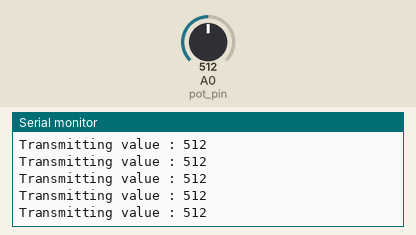
Recording of a sketch running on a simulated Arduino Uno, built with avr-gcc and run on an emulated ATmega328P. Shown: the last lines printed to the serial monitor. The inputs (shaded band) are chosen by the test bench; at power-on: A0 (pot_pin) = 512. No radio packets arrive unless stated.

Above: at 1.2 s.
1.3 s: A0 (pot_pin) set to 111
At 2.1 s:
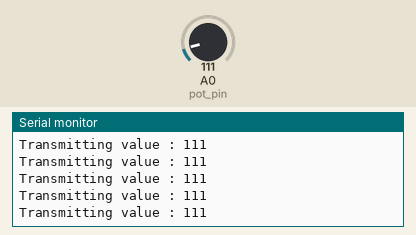
4.3 s: A0 (pot_pin) set to 94
At 5.3 s:
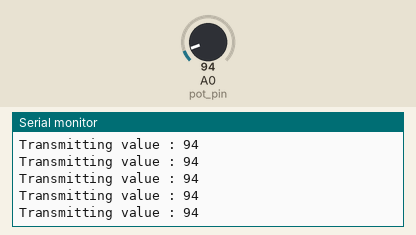
Timing chart, 0 to 7.3 s (numbered marks = the images above; inputs shaded):
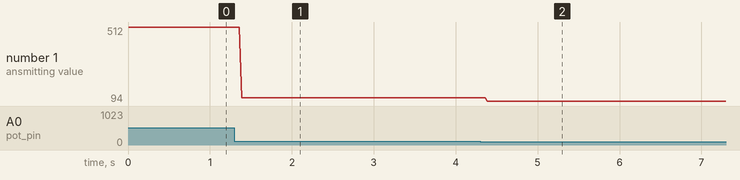

The sketch:

tx.ino
```cpp
/***********************************************
Transmitter
 *                                             *
           NRF 24L01 Connection
            VCC  -> 3.3 V
            GND  -> GND
            SCK  -> 13
            MISO -> 12
            MOSI -> 11
            CSN  -> 8
            CE   -> 7
 ***********************************************/


#include <SPI.h>      /* to handle the communication interface with the modem*/
#include <nRF24L01.h> /* to handle this particular modem driver*/
#include <RF24.h>     /* the library which helps us to control the radio modem*/
#define pot_pin A0

RF24 radio(7, 8);  // ( CE , CSN )
const byte Address[6] = " 00009 ";


void setup() {

  Serial.begin(9600);
  pinMode(pot_pin, INPUT);  // Setting A0 (POT pin) as input
  radio.begin();
  radio.setPALevel(RF24_PA_LOW);
  radio.setDataRate(RF24_250KBPS);
  radio.setChannel(124);
  radio.openWritingPipe(Address); /* Sets the address of transmitter to which program will send the data */
}
void loop() {

  radio.stopListening();                  /* Setting modem in transmission mode*/
  int value = analogRead(pot_pin);        /*Reading analog value at pin A0 and storing in varible 'value'*/
  //int data = map(value, 0, 1023, 0, 255); /* Convering the 10 bit value to 8 bit */
  //radio.write(&data, sizeof(data));       /* Sending data over NRF 24L01*/
  radio.write(&value, sizeof(value));       /* Sending value over NRF 24L01*/
  Serial.print("Transmitting value : ");
  Serial.println(value); /* Printing POT value on serial monitor*/
}
```

Measured:
- after the input at 1.3 s, the serial monitor: prints a new line after 0.09 s (image 1)
- after the input at 4.3 s, the serial monitor: prints a new line after 0.09 s (image 2)
- plotted number 1: 512 → 111 after the input at 1.3 s, 111 → 94 after the input at 4.3 s
